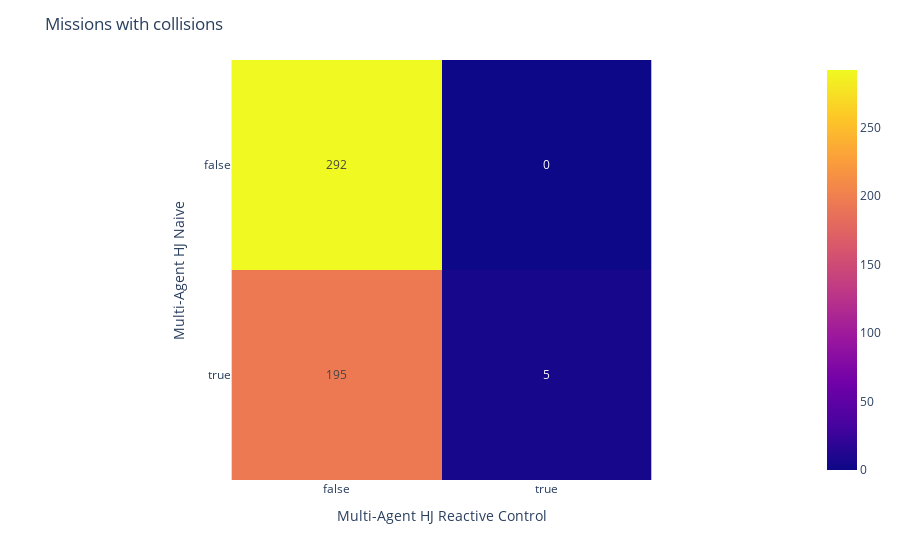

The cell this chart's notebook holds for it:
### Markdown cell above
+  Missions with collisions

### Code cell
fig_conf_react_coll = plot_confusion_matrix(metrics_hj_naive["Number_of_collision"]>0, 
                        metrics_hj_reactive["Number_of_collision"]>0, 'Multi-Agent HJ Naive', 
                        'Multi-Agent HJ Reactive Control', title_name="Missions with collisions")

### Figure 1 — Plotly figure (JSON) as saved in the notebook; plotly's stock layout.template omitted (floating-point values rounded to 4 significant figures)
{"data": [{"coloraxis": "coloraxis", "hovertemplate": "Multi-Agent HJ Reactive Control: %{x}<br>Multi-Agent HJ Naive: %{y}<br>color: %{z}<extra></extra>", "name": "0", "texttemplate": "%{z}", "type": "heatmap", "x": [false, true], "xaxis": "x", "y": [false, true], "yaxis": "y", "z": [[292, 0], [195, 5]]}], "layout": {"coloraxis": {"colorscale": [[0, "#0d0887"], [0.1111, "#46039f"], [0.2222, "#7201a8"], [0.3333, "#9c179e"], [0.4444, "#bd3786"], [0.5556, "#d8576b"], [0.6667, "#ed7953"], [0.7778, "#fb9f3a"], [0.8889, "#fdca26"], [1, "#f0f921"]]}, "margin": {"t": 60}, "title": {"text": "Missions with collisions"}, "xaxis": {"anchor": "y", "constrain": "domain", "domain": [0, 1], "scaleanchor": "y", "title": {"text": "Multi-Agent HJ Reactive Control"}}, "yaxis": {"anchor": "x", "autorange": "reversed", "constrain": "domain", "domain": [0, 1], "title": {"text": "Multi-Agent HJ Naive"}}}}
